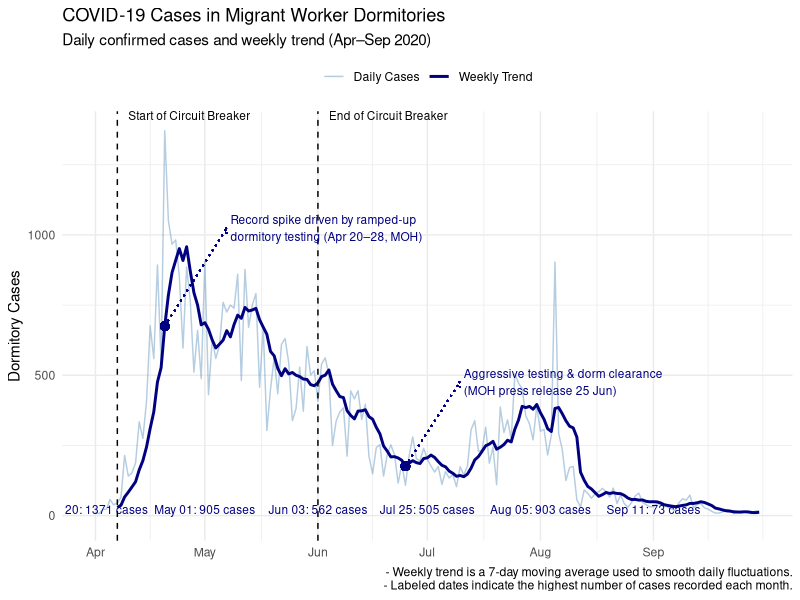
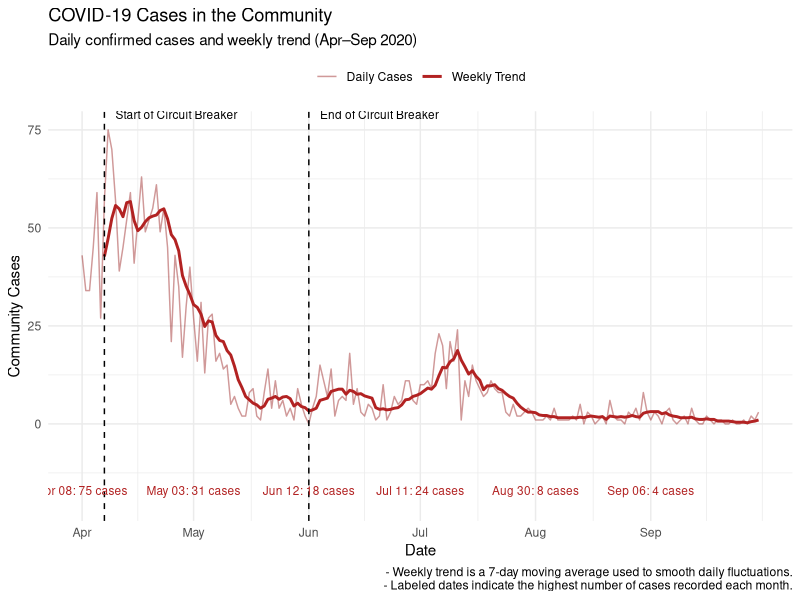
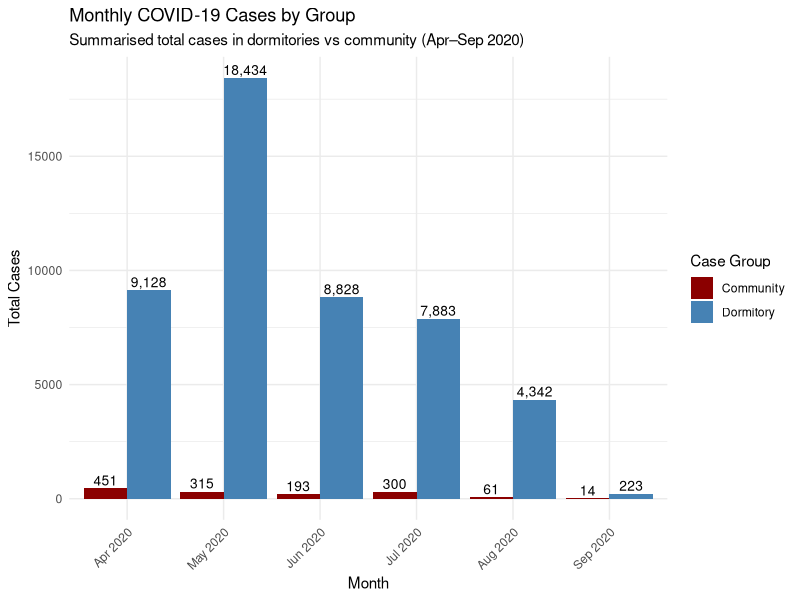
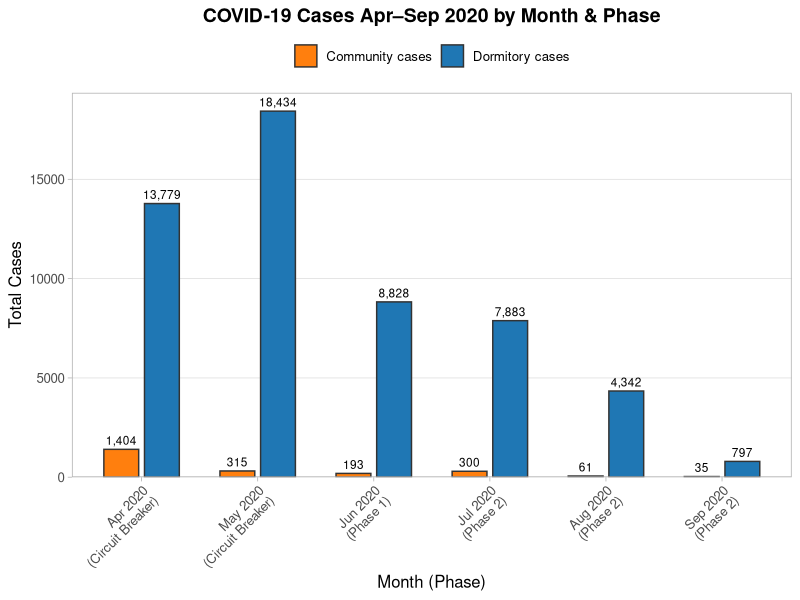
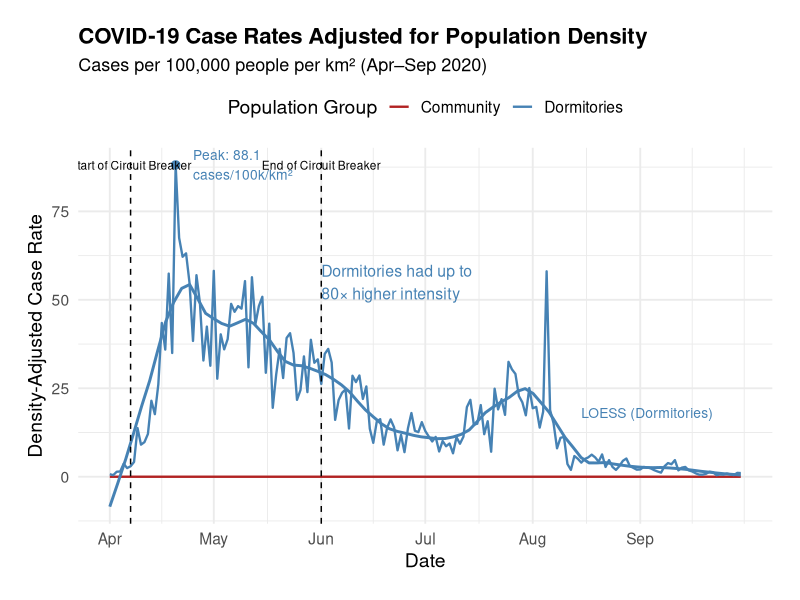
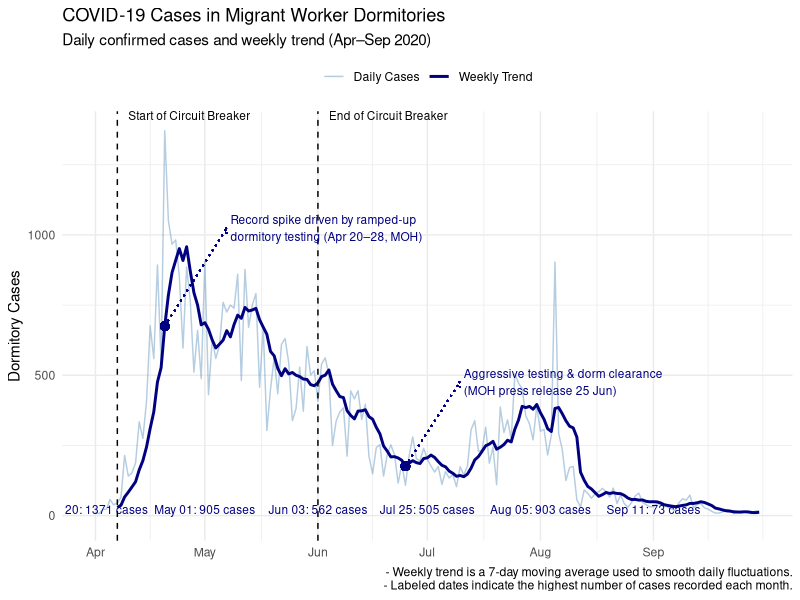
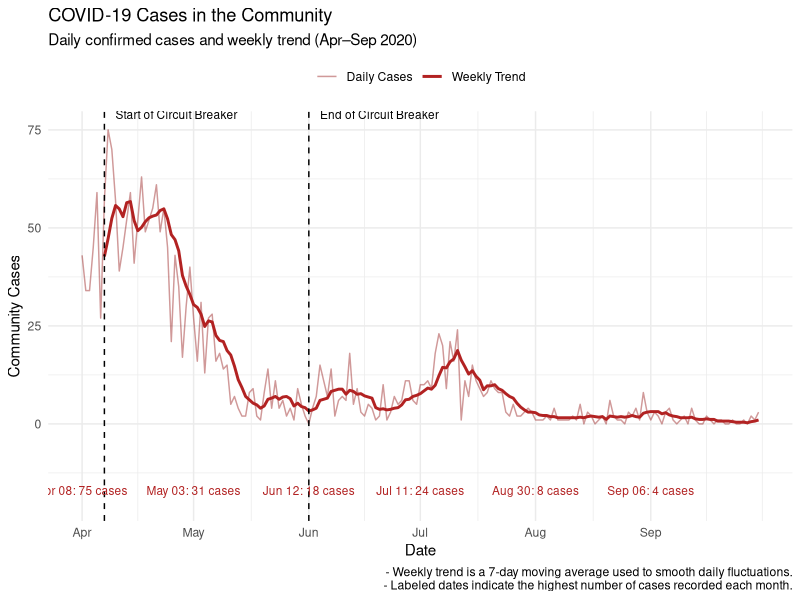
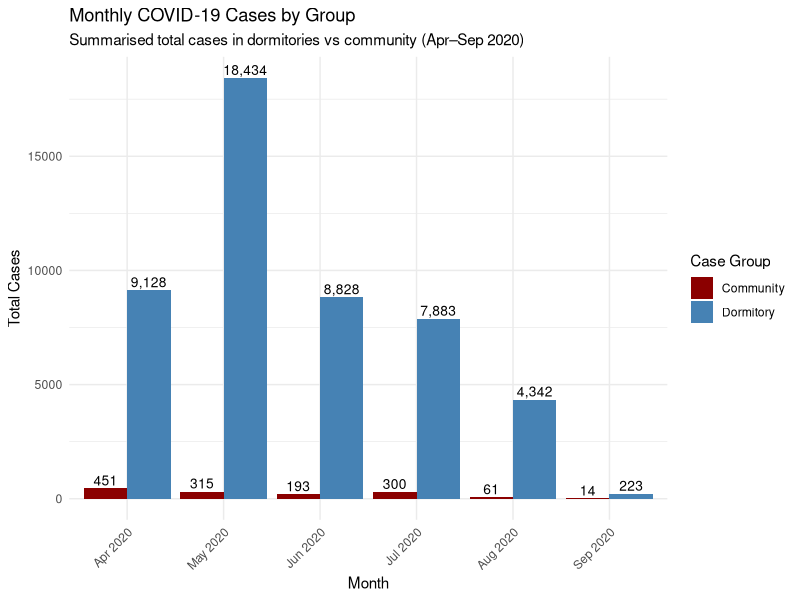

Write the R code that produced these figures, in order.
## ---- chunk 1
# Load necessary libraries
library(tidyverse)
library(lubridate)
## ---- chunk 2
# Load the dataset
covid_data <- read_csv("covid19_sg.csv")
covid_data

# Count total number of NA values before cleaning
total_na_before <- sum(is.na(covid_data))
print(paste("Total NA values before cleaning:", as.numeric(total_na_before)))

## ---- chunk 3

# Clean dataset: replace NA in numeric columns with 0
covid_data <- covid_data %>%
  mutate(
    'Perc population completed at least one dose' = as.numeric(`Perc population completed at least one dose`),
    'Perc population completed vaccination' = as.numeric(`Perc population completed vaccination`),
    'Perc population taken booster shots' = as.numeric(`Perc population taken booster shots`),
  )

# Clean dataset: replace NA in numeric columns with 0
covid_clean <- covid_data %>%
  mutate(across(where(is.numeric), ~replace_na(., 0)))

# Count total number of 0s in numeric columns after cleaning
total_zeros_after <- covid_clean %>%
  select(where(is.numeric)) %>%
  summarise_all(~sum(. == 0)) %>%
  unlist() %>%
  sum()

print(paste("Total 0 values after cleaning:", as.numeric(total_zeros_after)))

## ---- chunk 4
# Define fixed population and land area values (2020)
dorm_population <- 311100
dorm_land_area <- 5.0
community_population <- 5685807
community_land_area <- 723.3  # 728.3 - 5.0

# Add density-adjusted rates to the dataset
covid_clean <- covid_clean %>%
  mutate(
    dorm_cases_density_rate = (`Local cases residing in dorms MOH report` / dorm_population) * 100000 / dorm_land_area,
    community_cases_density_rate = (`Local cases not residing in doms MOH report` / community_population) * 100000 / community_land_area
  )

## ---- chunk 5
#| label: Time Series Line Chart (Dormitory vs Community)
library(patchwork)
library(zoo)

# Filter data for focus period
covid_focus <- covid_clean %>%
  filter(Date >= as.Date("2020-04-01") & Date <= as.Date("2020-09-30")) %>%
  select(Date,
         Dormitory = `Local cases residing in dorms MOH report`,
         Community = `Local cases not residing in doms MOH report`) %>%
  mutate(
    Dormitory_MA = rollmean(Dormitory, k = 7, fill = NA, align = "right"),
    Community_MA = rollmean(Community, k = 7, fill = NA, align = "right"),
    Month = floor_date(Date, "month")
  )

# Dynamically compute monthly peak rows
dorm_peaks <- covid_focus %>%
  group_by(Month) %>%
  filter(Dormitory == max(Dormitory, na.rm = TRUE)) %>%
  slice(1) %>%  # Ensure only one row per month
  ungroup() %>%
  mutate(Label = paste0(format(Date, "%b %d"), ": ", Dormitory, " cases"),
         Month = floor_date(Month, "month"))  # Ensure it's 1st of month


comm_peaks <- covid_focus %>%
  group_by(Month) %>%
  filter(Community == max(Community, na.rm = TRUE)) %>%
  slice(1) %>%
  ungroup() %>%
  mutate(Label = paste0(format(Date, "%b %d"), ": ", Community, " cases"),
         Month = floor_date(Month, "month"))

# Point of interest (June 25)
annotate_point <- as.Date("2020-06-25")
annotate_y <- covid_focus %>% filter(Date == annotate_point) %>% pull(Dormitory_MA)

# Plot 1: Dormitory Cases
p1 <- ggplot(covid_focus, aes(x = Date)) +
  geom_line(
    aes(y = Dormitory, color = "Daily Cases"),
    alpha = 0.4) +
  geom_line(
    aes(y = Dormitory_MA, color = "Weekly Trend"),
    size = 1) +
  geom_vline(
    xintercept = as.Date("2020-04-07"),
    linetype = "dashed",
    color = "black") +
  geom_vline(
    xintercept = as.Date("2020-06-01"),
    linetype = "dashed",
    color = "black") +
  geom_text(
    data = dorm_peaks,
    aes(x = Month, y = -20, label = Label),
    inherit.aes = FALSE, 
    vjust = -0.8, size = 3, color = "navy") +
  geom_point(
    aes(x = annotate_point, y = annotate_y), 
    color = "navy", size = 2.5) + 
   geom_segment(
     aes(x = annotate_point, y = annotate_y, xend = annotate_point + 15, yend = annotate_y + 300),
     arrow = arrow(length = unit(0.15, "cm")),
     color = "navy", linetype = "dotted") +
  annotate("text", 
            x = as.Date("2020-04-10"), 
            y = max(covid_focus$Dormitory, na.rm = TRUE),
            label = "Start of Circuit Breaker",
            hjust = 0, vjust = -1.2, size = 3) +
  annotate("text",
           x = as.Date("2020-06-04"),
           y = max(covid_focus$Dormitory, na.rm = TRUE),
           label = "End of Circuit Breaker",
           hjust = 0, vjust = -1.2, size = 3) +
  annotate("text",
           x = annotate_point + 16,
           y = annotate_y + 300,
           label = "Aggressive testing & dorm clearance\n(MOH press release 25 Jun)",
           hjust = 0, size = 3, color = "navy") +
  scale_x_date(
    breaks = seq(as.Date("2020-04-01"), as.Date("2020-09-30"), by = "1 month"),
    date_labels = "%b",
    limits = c(as.Date("2020-04-01"), as.Date("2020-09-30"))
  ) +
  scale_color_manual(
    values = c("Daily Cases" = "steelblue", "Weekly Trend" = "navy")) +
  labs(
    title = "COVID-19 Cases in Migrant Worker Dormitories",
    subtitle = "Daily confirmed cases and weekly trend (Apr–Sep 2020)",
    caption = "- Weekly trend is a 7-day moving average used to smooth daily fluctuations.\n- Labeled dates indicate the highest number of cases recorded each month.",
    y = "Dormitory Cases", x = NULL, color = NULL) +
  theme_minimal() +
  theme(legend.position = "top")


# April spike annotation for Dormitory cases
combined_apr <- as.Date("2020-04-20")
combined_apr_y <- covid_focus %>% filter(Date == combined_apr) %>% pull(Dormitory_MA)

p1 <- p1 +
  geom_point(aes(x = combined_apr, y = combined_apr_y), color = "navy", size = 2.5) +
  geom_segment(aes(x = combined_apr, y = combined_apr_y,
                   xend = combined_apr + 17, yend = combined_apr_y + 350), arrow = arrow(length = unit(0.15, "cm")), color = "navy", linetype = "dotted") +
  annotate("text",
           x = combined_apr + 18,
           y = combined_apr_y + 350,
           label = "Record spike driven by ramped-up\ndormitory testing (Apr 20–28, MOH)",
           hjust = 0, size = 3, color = "navy")




# Plot 2: Community Cases
p2 <- ggplot(covid_focus, aes(x = Date)) +
  geom_line(aes(y = Community, color = "Daily Cases"), alpha = 0.4) +
  geom_line(aes(y = Community_MA, color = "Weekly Trend"), size = 1) +
  geom_vline(xintercept = as.Date("2020-04-07"), linetype = "dashed", color = "black") +
  geom_vline(xintercept = as.Date("2020-06-01"), linetype = "dashed", color = "black") +
  geom_text(data = comm_peaks, aes(x = Month, y = -20, label = Label),
          inherit.aes = FALSE, vjust = -0.8, size = 3, color = "firebrick") +
  annotate("text", x = as.Date("2020-04-10"), y = max(covid_focus$Community, na.rm = TRUE),
           label = "Start of Circuit Breaker", hjust = 0, vjust = -1.2, size = 3) +
  annotate("text", x = as.Date("2020-06-04"), y = max(covid_focus$Community, na.rm = TRUE),
           label = "End of Circuit Breaker", hjust = 0, vjust = -1.2, size = 3) +
  scale_x_date(
    breaks = seq(as.Date("2020-04-01"), as.Date("2020-09-30"), by = "1 month"),
    date_labels = "%b",
    limits = c(as.Date("2020-04-01"), as.Date("2020-09-30"))
  ) +
  scale_color_manual(values = c("Daily Cases" = "darkred", "Weekly Trend" = "firebrick")) +
  labs(
    title = "COVID-19 Cases in the Community",
    subtitle = "Daily confirmed cases and weekly trend (Apr–Sep 2020)",
    caption = "- Weekly trend is a 7-day moving average used to smooth daily fluctuations.\n- Labeled dates indicate the highest number of cases recorded each month.",
    y = "Community Cases", x = "Date", color = NULL
  ) +
  theme_minimal() +
  theme(legend.position = "top")

# Save each plot separately
ggsave("covid_dormitory_plot.png", p1, width = 12, height = 6)
ggsave("covid_community_plot.png", p2, width = 12, height = 6)

# Optionally display each one in sequence
p1
p2






## ---- chunk 6
#| label: Monthly cases bar plot (Dormitory vs Community)
library(scales)

# Prepare monthly summary
monthly_cases <- covid_clean %>%
  filter(Date >= as.Date("2020-04-20") & Date <= as.Date("2020-09-07")) %>%
  mutate(Month = floor_date(Date, "month")) %>%
  group_by(Month) %>%
  summarise(
    Dormitory = sum(`Local cases residing in dorms MOH report`, na.rm = TRUE),
    Community = sum(`Local cases not residing in doms MOH report`, na.rm = TRUE)
  ) %>%
  pivot_longer(cols = c(Dormitory, Community), names_to = "Group", values_to = "Cases") %>%
  mutate(Month = factor(format(Month, "%b %Y"), levels = format(seq.Date(as.Date("2020-04-01"), as.Date("2020-09-01"), by = "month"), "%b %Y")))

# Plot
monthly_bar <- ggplot(monthly_cases, aes(x = Month, y = Cases, fill = Group)) +
  geom_col(position = position_dodge(width = 0.9)) +
  geom_text(
    aes(label = comma(Cases)),
    position = position_dodge(width = 0.9),
    vjust = -0.3,
    size = 3.5
  ) +
  scale_fill_manual(values = c("Dormitory" = "steelblue", "Community" = "darkred")) +
  labs(
    title = "Monthly COVID-19 Cases by Group",
    subtitle = "Summarised total cases in dormitories vs community (Apr–Sep 2020)",
    x = "Month", y = "Total Cases", fill = "Case Group"
  ) +
  theme_minimal() +
  theme(axis.text.x = element_text(angle = 45, hjust = 1))

# Save and view
ggsave("monthly_covid_cases_grouped.png", monthly_bar, width = 10, height = 6)
monthly_bar

## ---- chunk 7

library(tidyverse)
library(lubridate)
library(scales)

# 1) Load & filter Apr–Sep 2020
df <- read_csv("covid19_sg.csv", col_types = cols(
  Date = col_date(),
  `Local cases residing in dorms MOH report`    = col_double(),
  `Local cases not residing in doms MOH report` = col_double(),
  Phase = col_character()
)) %>%
  filter(Date >= ymd("2020-04-01"), Date <= ymd("2020-09-30")) %>%
  mutate(
    dorm  = `Local cases residing in dorms MOH report`,
    comm  = `Local cases not residing in doms MOH report`,
    Month = floor_date(Date, "month")
  )

# 2) Summarise + build labels
monthly <- df %>%
  group_by(Month) %>%
  summarise(
    dorm  = sum(dorm, na.rm = TRUE),
    comm  = sum(comm, na.rm = TRUE),
    Phase = Phase %>% table() %>% which.max() %>% names()
  ) %>%
  ungroup() %>%
  mutate(
    label = paste0(format(Month, "%b %Y"), "\n(", Phase, ")")
  )

# 3) Pivot longer for ggplot
monthly_long <- monthly %>%
  select(label, dorm, comm) %>%
  pivot_longer(c(dorm, comm),
               names_to  = "Type",
               values_to = "Count") %>%
  mutate(
    Type = recode(Type,
                  dorm = "Dormitory cases",
                  comm = "Community cases"),
    label = factor(label, levels = monthly$label)  # preserve order
  )

# 4) Plot
month_phase_plot <- ggplot(monthly_long, aes(x = label, y = Count, fill = Type)) +
  geom_col(position = position_dodge(width = 0.7),
           width    = 0.6,
           color    = "grey20") +
  geom_text(aes(label = comma(Count)),
            position = position_dodge(width = 0.7),
            vjust    = -0.5,
            size     = 3) +
  scale_fill_manual(
    values = c("Community cases" = "#ff7f0e",
               "Dormitory cases" = "#1f77b4")
  ) +
  scale_y_continuous(
    expand = expansion(mult = c(0, 0.05))
  ) +
  theme_light(base_size = 12) +
  theme(
    axis.text.x       = element_text(angle = 45, hjust = 1),
    panel.grid.major.x = element_blank(),
    panel.grid.minor   = element_blank(),
    legend.position    = "top",
    legend.title       = element_blank(),
    plot.title         = element_text(face = "bold", hjust = 0.5, size = 14)
  ) +
  labs(
    x     = "Month (Phase)",
    y     = "Total Cases",
    title = "COVID-19 Cases Apr–Sep 2020 by Month & Phase"
  )

ggsave("covid_cases_by_month_phase.png", plot = month_phase_plot,
       width = 10, height = 6, dpi = 300,
       device = "png", bg = "white")

month_phase_plot
## ---- chunk 8
library(tidyr)
library(ggplot2)

# Prepare long-form data
covid_long <- covid_clean %>%
  select(Date, dorm_cases_density_rate, community_cases_density_rate) %>%
  pivot_longer(cols = -Date, names_to = "Group", values_to = "Rate") %>%
  mutate(
    Date = as.Date(Date),
    Group = recode(Group,
                   "dorm_cases_density_rate" = "Dormitories",
                   "community_cases_density_rate" = "Community")
  ) %>%
  filter(Date >= as.Date("2020-04-01") & Date <= as.Date("2020-09-30"))

# Find dormitory peak
peak_dorm <- covid_long %>%
  filter(Group == "Dormitories") %>%
  filter(Rate == max(Rate, na.rm = TRUE)) %>%
  slice(1)

peak_date <- peak_dorm$Date
peak_rate <- peak_dorm$Rate

# Plot
density_plot <- ggplot(covid_long, aes(x = Date, y = Rate, color = Group)) +
  geom_line(size = 0.8) +

  # LOESS smoothing for Dormitories only
  geom_smooth(
    data = covid_long %>% filter(Group == "Dormitories"),
    aes(x = Date, y = Rate),
    se = FALSE, method = "loess", span = 0.2,
    color = "steelblue", size = 1
  ) +

  # Label the LOESS line
  annotate("text", x = as.Date("2020-08-15"), y = 18,
           label = "LOESS (Dormitories)", color = "steelblue", size = 3.5, hjust = 0) +

  # Peak dorm point and label
  geom_point(data = peak_dorm, aes(x = Date, y = Rate), color = "steelblue", size = 2.5) +
  annotate("text",
           x = peak_date + 5,
           y = peak_rate,
           label = paste0("Peak: ", round(peak_rate, 1), "\ncases/100k/km²"),
           hjust = 0,
           size = 3.5,
           color = "steelblue") +

  # Color scale
  scale_color_manual(values = c("Dormitories" = "steelblue", "Community" = "firebrick")) +

  # Axis setup
  scale_x_date(
    breaks = seq(as.Date("2020-04-01"), as.Date("2020-09-30"), by = "1 month"),
    date_labels = "%b",
    limits = c(as.Date("2020-04-01"), as.Date("2020-09-30"))
  ) +

  # Circuit Breaker vertical lines and horizontal labels
  geom_vline(xintercept = as.Date("2020-04-07"), linetype = "dashed", color = "black") +
  geom_vline(xintercept = as.Date("2020-06-01"), linetype = "dashed", color = "black") +
  annotate("text", x = as.Date("2020-04-07"), y = 88,
           label = "Start of Circuit Breaker", size = 3, color = "black", hjust = 0.5) +
  annotate("text", x = as.Date("2020-06-01"), y = 88,
           label = "End of Circuit Breaker", size = 3, color = "black", hjust = 0.5) +

  # Disparity annotation
  annotate("text", x = as.Date("2020-06-01"), y = 55,
           label = "Dormitories had up to\n80× higher intensity",
           color = "steelblue", size = 4, hjust = 0) +

  # Styling with expanded margins
  theme_minimal(base_size = 14) +
  theme(
    legend.position = "top",
    plot.title = element_text(face = "bold", size = 16),
    plot.subtitle = element_text(size = 13),
    plot.margin = margin(t = 20, r = 20, b = 20, l = 20)
  ) +
  labs(
    title = "COVID-19 Case Rates Adjusted for Population Density",
    subtitle = "Cases per 100,000 people per km² (Apr–Sep 2020)",
    x = "Date",
    y = "Density-Adjusted Case Rate",
    color = "Population Group"
  )

# Save the plot (JPG or PNG)
ggsave("covid_density_rates_sg.png",
       plot = density_plot,
       width = 10, height = 6, dpi = 300,
       device = "png", bg = "white")

# Optionally display
density_plot


